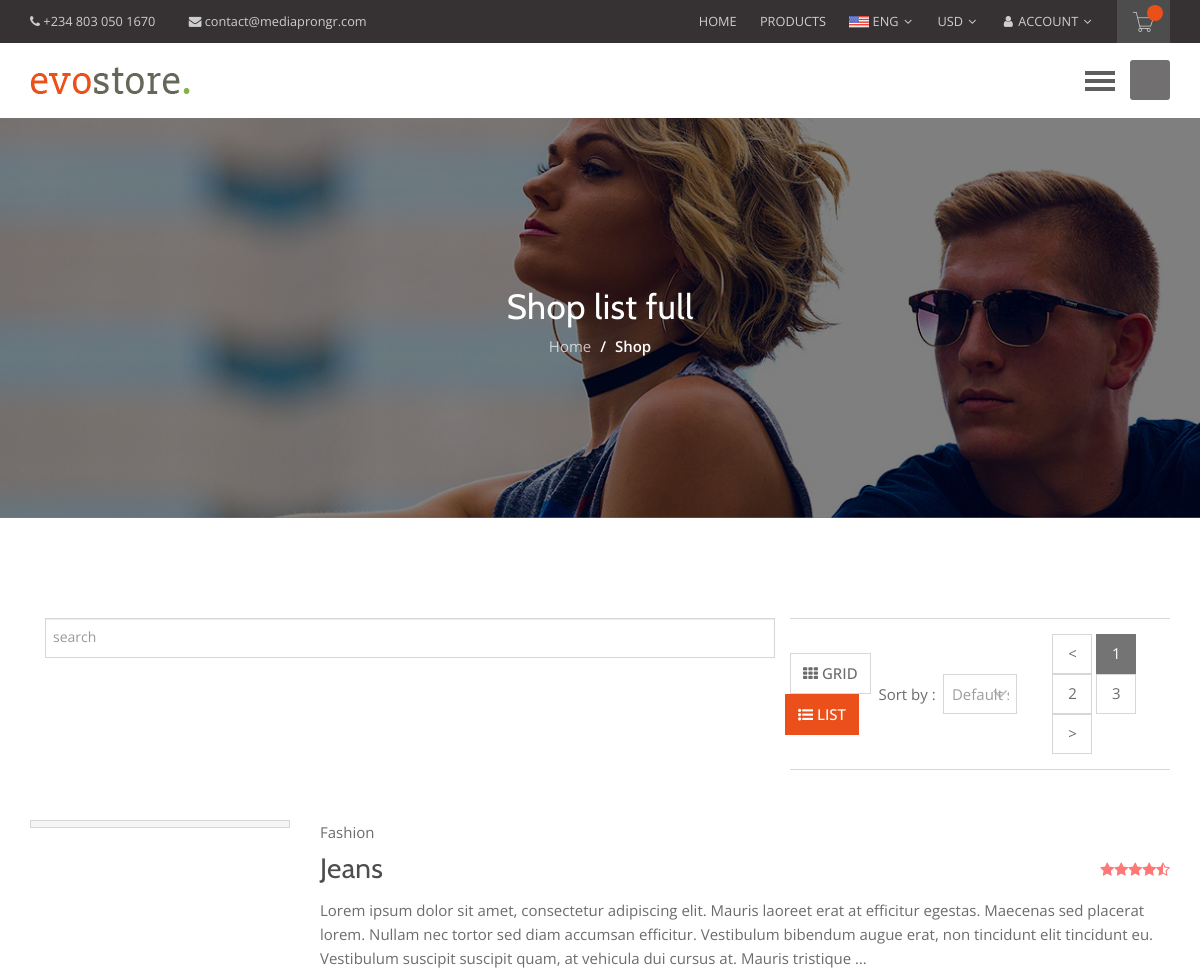
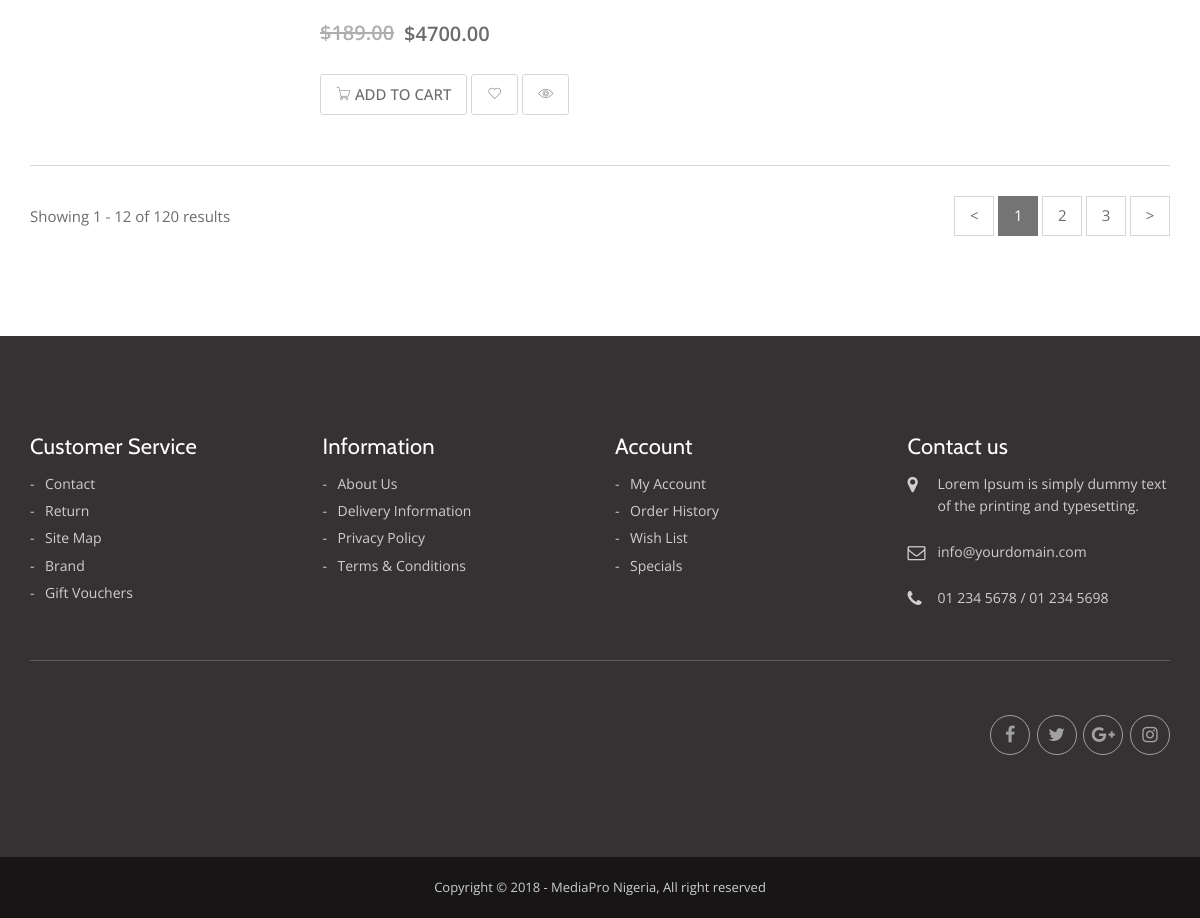
The app's page /search/ with its own data (2 pictures, top to bottom).
### products/models.py (models this page shows, shortened)
class Product(models.Model):
	title 			= models.CharField(max_length=120)
	categories		= models.CharField(max_length=120, null=True)
	slug 			= models.SlugField(blank=True, unique=True)
	description 	= models.TextField()
	price			= models.DecimalField(decimal_places=2, max_digits=12, default=39.99)
	image			= models.ImageField(upload_to='products/', null=True, blank=True)
	featured		= models.BooleanField(default=False)
	active			= models.BooleanField(default=True)
	objects = ProductManager()
	def get_absolute_url(self):
	    return reverse("products:detail", kwargs={"slug": self.slug})

### search/views.py (the view)
class SearchProductView(ListView):
    template_name = "search/view.html"
    def get_context_data(self, *args, **kwargs):
        context = super(SearchProductView, self).get_context_data(*args, **kwargs)
        query = self.request.GET.get('q')
        context['query'] = query
        return context
    def get_queryset(self, *args, **kwargs):
        request = self.request
        method_dict = request.GET
        query = method_dict.get('q', None) # method_dict['q']
        if query is not None:
            return Product.objects.filter(title__icontains=query)
        return Product.objects.featured()
        '''
        __icontains = field contains this
        __iexact = fields is exactly this
        '''

### products/models.py (called while the page is built)
	def featured(self):
		return self.filter(featured=True, active=True)

	def get_queryset(self):
		return ProductQuerySet(self.model, using=self._db)

	def featured(self):
		return self.get_queryset().featured()

### search/templates/search/view.html (shortened to what this page needs)
{% extends 'base.html' %}
{% load static %}
{% block content %}
    <div class="pg-header parallax-window overlay parlx-pad sec-mar" data-parallax="scroll" data-image-src="{% static 'images/page-title2.jpg' %}">
        <div class="container">
            <div class="row">
                <div class="col-md-12 col-sm-12 text-center">
                    <h2>Shop list full</h2>
                    <ul class="breadcrumb">
                        <li><a href="#">Home</a></li>
                        <li class="active">Shop</li>
                    </ul>
                </div>
            </div>
        </div>
    </div>
	<main class="main">
	    <div class="container">
	    	{% if query %}
	    	<div class="col-12 mb-3">
	    		Result for {{ query }}
	    	</div>
	    	{% else %}
	    	<div class="col-12 col-md-8 mx-auto">
	    		<input class='form-control' type="text" placeholder="search">
	    	</div>
	    	{% endif %}
	        <div class="sorting-wrap">
	            <div class="sort-btn">
	                <a href="shop-grid-full.html" class="btn btn-sort"><i class="fa fa-th"></i> GRID</a>
	                <a href="shop-list-full.html" class="btn btn-sort active"><i class="fa fa-list-ul"></i> list</a>
	            </div>
	            <div class="right">
	                <form method="post">
	                    <label>Sort by :</label>
	                    <select>
	                        <option>Default sorting</option>
	                    </select>
	                </form>
	                <div class="pagination">
	                    <ul class="page-numbers">
	                        <li><a class="prev page-numbers" href="#">&lt;</a></li>
	                        <li><span class="page-numbers current">1</span></li>
	                        <li><a class="page-numbers" href="#">2</a></li>
	                        <li><a class="page-numbers" href="#">3</a></li>
	                        <li><a class="next page-numbers" href="#">&gt;</a></li>
	                    </ul>
	                </div>
	            </div>
	        </div>
	        <div class="sec-mar">
	            <div class="row">
	                <div class="col-md-12 col-sm-12 col-xs-12 product-wrap lst-vw product-listing">
	                    <ul class="products">
	                    	{% for obj in object_list %}
	                    	<li class="product">
	                    	{% include 'products/snippets/product_list.html' with instance=obj %}
	                    	</li>
	                    	{% endfor %}
	                    </ul>
	                </div>
	            </div>
	            <div class="row">
	                <div class="col-md-12 col-sm-12">
	                    <div class="bottom-sorting">
	                        <div class="result-count">Showing 1 - 12 of 120 results</div>
	                        <div class="pagination">
	                            <ul class="page-numbers">
	                                <li><a class="prev page-numbers" href="#">&lt;</a></li>
	                                <li><span class="page-numbers current">1</span></li>
	                                <li><a class="page-numbers" href="#">2</a></li>
	                                <li><a class="page-numbers" href="#">3</a></li>
	                                <li><a class="next page-numbers" href="#">&gt;</a></li>
	                            </ul>
	                        </div>
	                    </div>
	                </div>
	            </div>
	        </div>
	    </div>
	</main>
{% endblock %}

### products/templates/products/snippets/product_list.html
        <figure class="img-animi">
            {% if instance.image %}
                <a href="#"><img src="{{ instance.image.url }}" alt=""></a>
            {% endif %}
        </figure>
        <div class="pdt-right">
            <div class="pdt-cat bm-5">
                <span>{{ instance.categories }}</span>
            </div>
            <div class="flx-element bm-10">
                <h3 class="bm-0">
                    <a href="{{ instance.get_absolute_url }}">{{ instance.title }}</a>
                </h3>
                <div class="star-rate">
                    <i class="fa fa-star"></i><i class="fa fa-star"></i><i class="fa fa-star"></i><i class="fa fa-star"></i><i class="fa fa-star-half-full"></i>
                </div>
            </div>
            <div class="disc bm-20">
                {{ instance.description|truncatewords:45 }}
            </div>
            <div class="price bm-25"><del>$189.00</del><ins>${{ instance.price }} </ins></div>
            <div class="btn-wrap">
                <a href="#" class="btn bdr"><i class="pe-7s-cart"></i> ADD TO CART</a>
                <a href="#" class="btn bdr"><i class="pe-7s-like"></i></a>
                <a href="#" class="btn bdr"><i class="pe-7s-look"></i></a>
            </div>
        </div>

### records on screen
Product: categories "Fashion", title "Jeans", description "Lorem ipsum dolor sit amet, consectetur adipiscing elit. Mauris laoreet erat at efficitur egestas. Maecenas sed placerat lorem. Nullam nec tortor sed diam accumsan efficitur. Vestibulum bibendum augue erat, non tincidunt elit tincidunt eu. Vestibulum suscipit suscipit quam, at vehicula dui cursus at. Mauris tristique …", price "4700.00"
